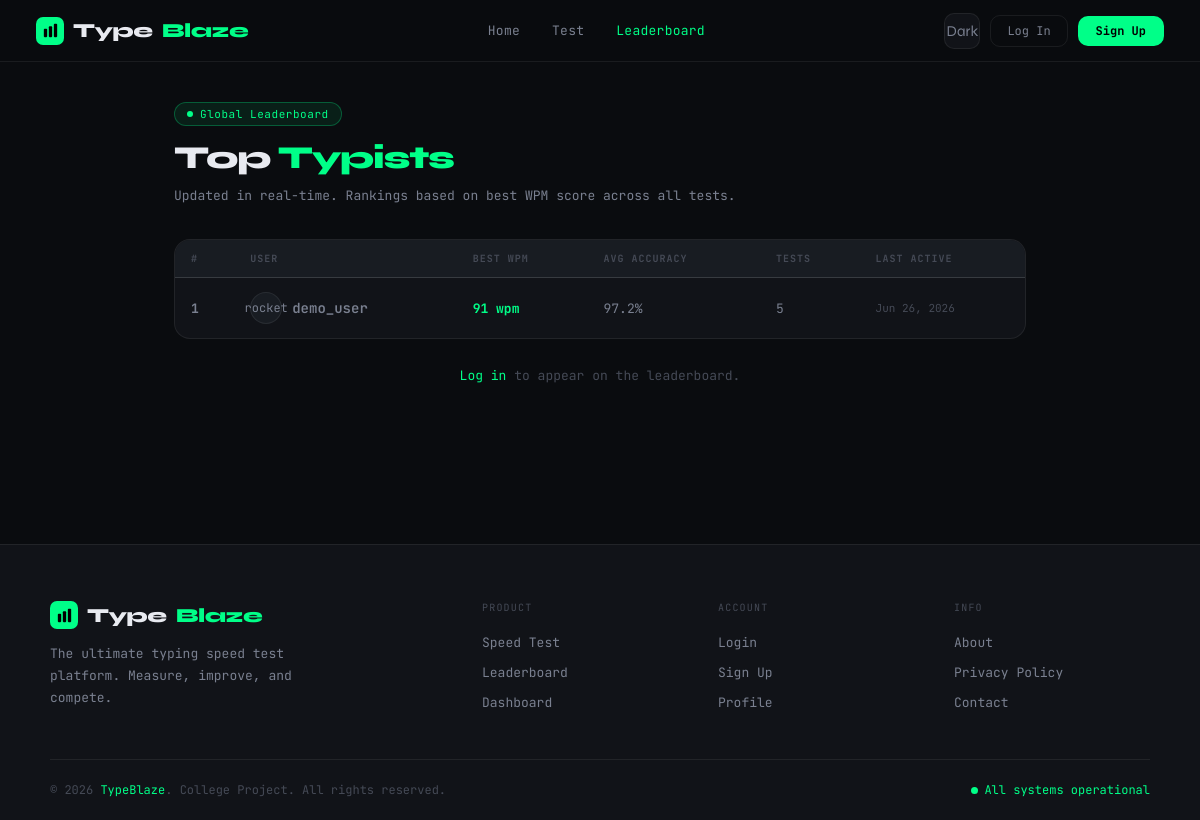
The page /leaderboard.php on the database its author committed.
### tables this page shows
CREATE TABLE users (
    id INT UNSIGNED AUTO_INCREMENT PRIMARY KEY,
    username VARCHAR(50) NOT NULL UNIQUE,
    email VARCHAR(100) NOT NULL UNIQUE,
    password VARCHAR(255) NOT NULL,
    role ENUM('user','admin') NOT NULL DEFAULT 'user',
    avatar VARCHAR(20) NOT NULL DEFAULT 'keyboard',
    created_at DATETIME NOT NULL DEFAULT CURRENT_TIMESTAMP,
    last_login DATETIME DEFAULT NULL,
    is_active BOOL NOT NULL DEFAULT TRUE
);

### includes/config.php (called while the page is built, shortened)
<?php
function isLoggedIn(): bool {
    return isset($_SESSION['user_id']);
}
function sanitize(?string $value): string {
    return htmlspecialchars(trim((string) $value), ENT_QUOTES, 'UTF-8');
}
?>

### leaderboard.php (the view, shortened to what this page needs)
<?php
require_once 'includes/config.php';
$db = getDB();
$leaders = $db->query("SELECT * FROM leaderboard LIMIT 50")->fetchAll();
?>
<?php include 'includes/header.php'; ?>
<div class="lb-page">
  <div class="page-header">
    <div class="page-tag">Global Leaderboard</div>
    <h1 class="page-title">Top <em>Typists</em></h1>
    <p class="page-desc">Updated in real-time. Rankings based on best WPM score across all tests.</p>
  </div>
  <div class="lb-wrap">
    <table class="tb-table">
      <thead>
        <tr><th>#</th><th>User</th><th>Best WPM</th><th>Avg Accuracy</th><th>Tests</th><th>Last Active</th></tr>
      </thead>
      <tbody>
        <?php if (empty($leaders)): ?>
        <tr><td colspan="6"><div class="empty-state"><div class="empty-icon">Rank</div>No entries yet. Be the first!</div></td></tr>
        <?php else: foreach ($leaders as $i => $l):
          $rank = $i + 1;
          $rc = $rank === 1 ? 'rank-gold' : ($rank === 2 ? 'rank-silver' : ($rank === 3 ? 'rank-bronze' : ''));
          $isMe = isLoggedIn() && $l['id'] == $_SESSION['user_id'];
        ?>
        <tr style="<?= $isMe ? 'background:rgba(0,255,136,.04)' : '' ?>">
          <td class="<?= $rc ?>"><?= $rank <= 3 ? ['1', '2', '3'][$rank - 1] : "#$rank" ?></td>
          <td>
            <div style="display:flex;align-items:center;gap:10px">
              <div style="width:32px;height:32px;border-radius:50%;background:var(--bg3);border:1px solid var(--border);display:flex;align-items:center;justify-content:center;font-size:12px"><?= sanitize($l['avatar']) ?></div>
              <div>
                <div style="font-weight:600;font-size:14px"><?= sanitize($l['username']) ?><?= $isMe ? ' <span style="color:var(--green);font-size:11px">(you)</span>' : '' ?></div>
              </div>
            </div>
          </td>
          <td class="td-green"><?= $l['best_wpm'] ?> wpm</td>
          <td><?= $l['avg_accuracy'] ?>%</td>
          <td><?= $l['total_tests'] ?></td>
          <td style="font-size:11px;color:var(--text-muted)"><?= date('M d, Y', strtotime($l['last_played'])) ?></td>
        </tr>
        <?php endforeach; endif; ?>
      </tbody>
    </table>
  </div>
  <?php if (!isLoggedIn()): ?>
  <div style="text-align:center;margin-top:28px;font-family:var(--font-mono);font-size:13px;color:var(--text-muted)">
    <a href="login.php" style="color:var(--green)">Log in</a> to appear on the leaderboard.
  </div>
  <?php endif; ?>
</div>
<?php include 'includes/footer.php'; ?>

### css/style.css (style rules this page uses)
*, *::before, *::after { box-sizing: border-box; margin: 0; padding: 0; }
:root { --green: #00ff88; --green-dim: #00cc6a; --green-glow: rgba(0,255,136,0.15); --bg: #0a0c0f; --bg2: #111318; --bg3: #181c22; --border: rgba(255,255,255,0.07); --border-g: rgba(0,255,136,0.28); --text: #e8eaf0; --text-dim: #7a8090; --text-muted: #454a56; --red: #ff4d6a; --amber: #ffb84d; --blue: #4d9fff; --font-mono: 'JetBrains Mono', monospace; --font-display: 'Syne', sans-serif; --r: 10px; --rl: 16px; }
html { scroll-behavior: smooth; }
body { font-family: var(--font-display); background: var(--bg); color: var(--text); min-height: 100vh; transition: background .3s, color .3s; }
a { color: inherit; text-decoration: none; }
.tb-table { width: 100%; border-collapse: collapse; }
.tb-table th { font-family: var(--font-mono); font-size: 10px; color: var(--text-muted); letter-spacing: .1em; text-transform: uppercase; padding: 12px 16px; border-bottom: 1px solid var(--border); text-align: left; background: var(--bg3); }
.tb-table td { font-family: var(--font-mono); font-size: 13px; color: var(--text-dim); padding: 14px 16px; border-bottom: 1px solid var(--border); }
.tb-table tr:last-child td { border-bottom: none; }
.td-green { color: var(--green) !important; font-weight: 700; }
.page-header { margin-bottom: 32px; }
.page-tag { display:inline-flex;align-items:center;gap:7px; font-family:var(--font-mono);font-size:11px;color:var(--green); background:rgba(0,255,136,.08);border:1px solid var(--border-g); padding:4px 12px;border-radius:20px;margin-bottom:12px;letter-spacing:.05em; }
.page-tag::before { content:'';width:6px;height:6px;background:var(--green);border-radius:50%;animation:blink 1.5s infinite; }
.page-title { font-size: 32px; font-weight: 800; letter-spacing: -1.2px; margin-bottom: 8px; }
.page-title em { font-style: normal; color: var(--green); }
.page-desc { font-family: var(--font-mono); font-size: 13px; color: var(--text-dim); line-height: 1.7; }
.lb-page { max-width: 900px; margin: 0 auto; padding: 40px 24px 80px; }
.lb-wrap { background:var(--bg2);border:1px solid var(--border);border-radius:var(--rl);overflow:hidden; }
.rank-gold { color: #ffd700; font-weight:700; }

### rows shown on the page
users: 1 "1", avatar "rocket", username "demo_user", best_wpm "91", avg_accuracy "97.2", total_tests "5", last_played "Jun 26, 2026"
